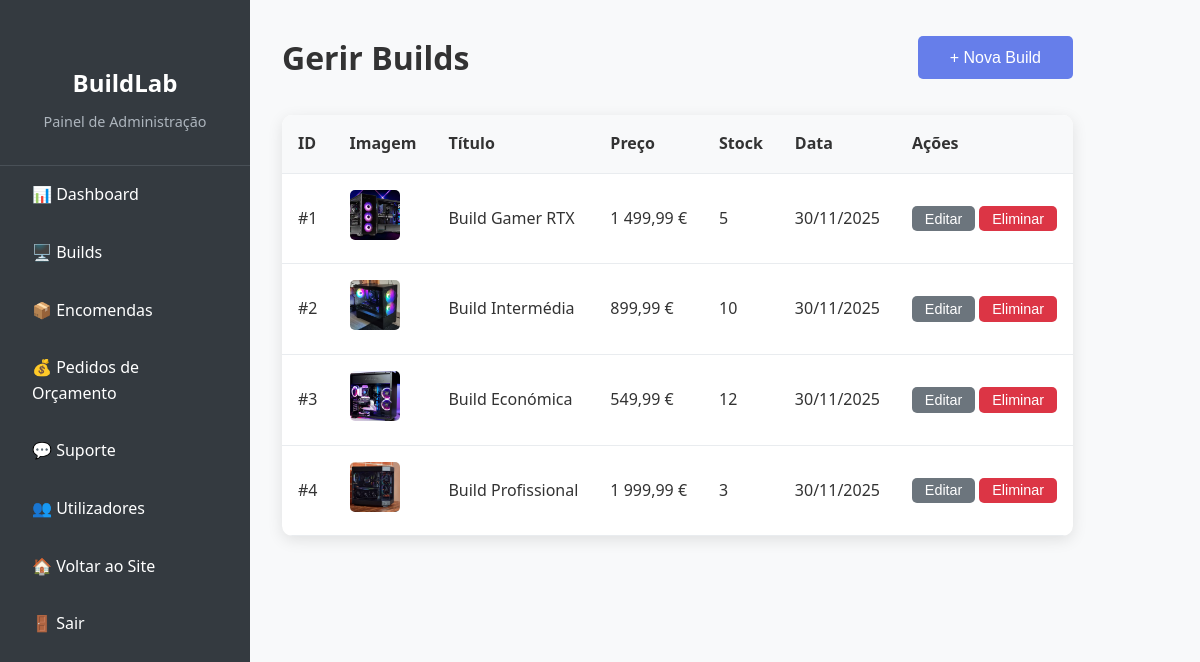
The app's page /admin/builds.php (signed in) with its own data.
### tables this page shows
CREATE TABLE builds (
  id INT AUTO_INCREMENT PRIMARY KEY,
  title VARCHAR(150) NOT NULL,
  description TEXT,
  price DECIMAL(10,2) NOT NULL,
  stock INT NOT NULL DEFAULT 0,
  image_path VARCHAR(255),
  usage_tags VARCHAR(255) NULL,
  performance_level ENUM('entry','mid','high','extreme') DEFAULT 'mid',
  created_by INT NULL,
  created_at DATETIME DEFAULT CURRENT_TIMESTAMP,
  updated_at DATETIME DEFAULT CURRENT_TIMESTAMP ON UPDATE CURRENT_TIMESTAMP,
  FOREIGN KEY (created_by) REFERENCES users(id) ON DELETE SET NULL
);

### includes/config.php (called while the page is built, shortened)
<?php
function formatPrice($price) {
    return number_format($price, 2, ',', ' ') . ' €';
}
?>

### admin/builds.php (the view, shortened to what this page needs)
<?php
require_once '../includes/config.php';
$stmt = $pdo->query("SELECT * FROM builds ORDER BY created_at DESC");
$builds = $stmt->fetchAll();
?>
<!DOCTYPE html>
<html lang="pt">
<head>
    <link rel="stylesheet" href="../css/style.css">
</head>
<body>
    <div style="display: flex; min-height: 100vh;">
        <div class="admin-sidebar">
            <div style="padding: 2rem; text-align: center; border-bottom: 1px solid #495057;">
                <h2 style="color: white; margin-bottom: 0.5rem;"><?php echo SITE_NAME; ?></h2>
                <p style="color: #adb5bd; font-size: 0.9rem;">Painel de Administração</p>
            </div>
            <ul>
                <li><a href="index.php">📊 Dashboard</a></li>
                <li><a href="builds.php">🖥️ Builds</a></li>
                <li><a href="orders.php">📦 Encomendas</a></li>
                <li><a href="budget_requests.php">💰 Pedidos de Orçamento</a></li>
                <li><a href="support.php">💬 Suporte</a></li>
                <li><a href="users.php">👥 Utilizadores</a></li>
                <li><a href="../index.php">🏠 Voltar ao Site</a></li>
                <li><a href="../logout.php">🚪 Sair</a></li>
            </ul>
        </div>
        <div class="admin-content">
            <div style="display: flex; justify-content: space-between; align-items: center; margin-bottom: 2rem;">
                <h1 style="color: #333;">Gerir Builds</h1>
                <button onclick="document.getElementById('createModal').style.display='block'" class="btn">+ Nova Build</button>
            </div>
            <div style="background: white; border-radius: 10px; box-shadow: 0 4px 15px rgba(0,0,0,0.1); overflow: hidden;">
                <table class="table">
                    <thead>
                        <tr>
                            <th>ID</th>
                            <th>Imagem</th>
                            <th>Título</th>
                            <th>Preço</th>
                            <th>Stock</th>
                            <th>Data</th>
                            <th>Ações</th>
                        </tr>
                    </thead>
                    <tbody>
                        <?php foreach ($builds as $build): ?>
                            <tr>
                                <td>#<?php echo $build['id']; ?></td>
                                <td>
                                    <img src="../<?php echo $build['image_path'] ?: 'images/placeholder.jpg'; ?>"
                                         style="width: 50px; height: 50px; object-fit: cover; border-radius: 5px;">
                                </td>
                                <td><?php echo htmlspecialchars($build['title']); ?></td>
                                <td><?php echo formatPrice($build['price']); ?></td>
                                <td><?php echo $build['stock']; ?></td>
                                <td><?php echo date('d/m/Y', strtotime($build['created_at'])); ?></td>
                                <td>
                                    <button onclick="editBuild(<?php echo htmlspecialchars(json_encode($build)); ?>)" class="btn btn-secondary" style="padding: 0.3rem 0.8rem; font-size: 0.9rem;">Editar</button>
                                    <button onclick="deleteBuild(<?php echo $build['id']; ?>)" class="btn btn-danger" style="padding: 0.3rem 0.8rem; font-size: 0.9rem;">Eliminar</button>
                                </td>
                            </tr>
                        <?php endforeach; ?>
                    </tbody>
                </table>
            </div>
        </div>
    </div>
</body>
</html>

### css/style.css (style rules this page uses)
* { margin: 0; padding: 0; box-sizing: border-box; }
body { font-family: 'Segoe UI', Tahoma, Geneva, Verdana, sans-serif; line-height: 1.6; color: #333; background-color: #f8f9fa; }
.btn { display: inline-block; padding: 0.8rem 2rem; background: #667eea; color: white; text-decoration: none; border-radius: 5px; transition: background-color 0.3s; border: none; cursor: pointer; font-size: 1rem; }
.btn-secondary { background: #6c757d; }
.btn-danger { background: #dc3545; }
.table { width: 100%; border-collapse: collapse; background: white; border-radius: 10px; overflow: hidden; box-shadow: 0 4px 15px rgba(0,0,0,0.1); }
.table th, .table td { padding: 1rem; text-align: left; border-bottom: 1px solid #e9ecef; }
.table th { background: #f8f9fa; font-weight: 600; color: #333; }
.admin-sidebar { background: #343a40; color: white; width: 250px; min-height: 100vh; padding: 2rem 0; position: fixed; left: 0; top: 0; }
.admin-sidebar ul { list-style: none; }
.admin-sidebar a { display: block; padding: 1rem 2rem; color: white; text-decoration: none; transition: background-color 0.3s; }
.admin-content { margin-left: 250px; padding: 2rem; }

### records on screen
builds: id "1", image_path (picture), title "Build Gamer RTX", price "1 499,99 €", stock "5", created_at "30/11/2025"
builds: id "2", image_path (picture), title "Build Intermédia", price "899,99 €", stock "10", created_at "30/11/2025"
builds: id "3", image_path (picture), title "Build Económica", price "549,99 €", stock "12", created_at "30/11/2025"
builds: id "4", image_path (picture), title "Build Profissional", price "1 999,99 €", stock "3", created_at "30/11/2025"

### other values on screen
SITE_NAME "BuildLab"
